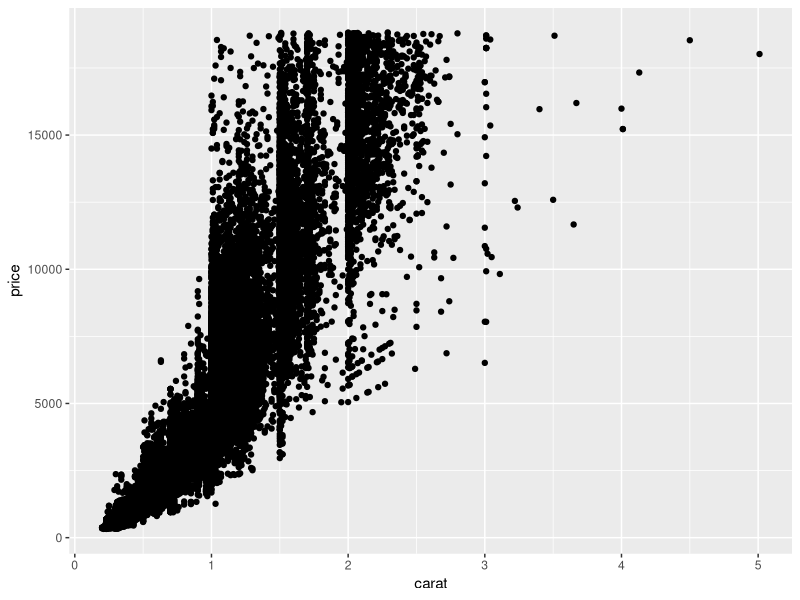
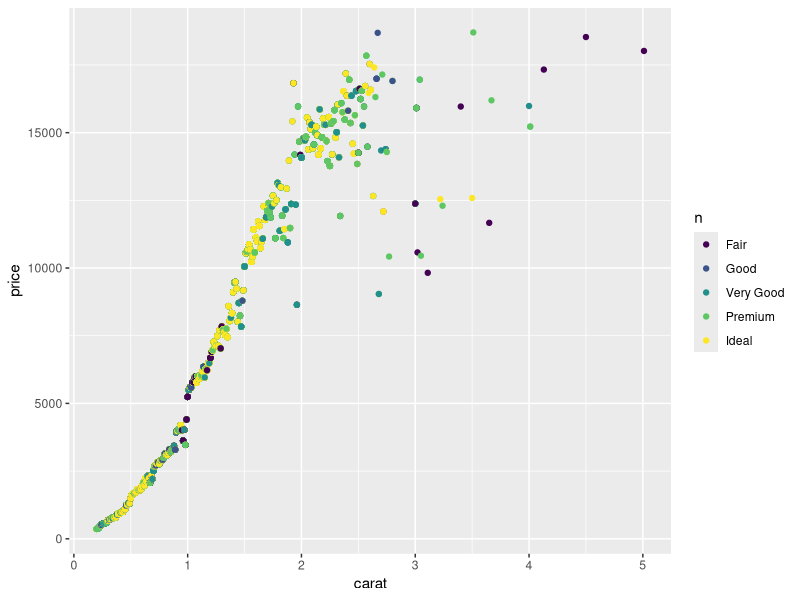

Source code (R) for these figures, in order:
## ---- chunk 1
library(tidyverse)
## ---- chunk 2
## TASK: Plot `price` vs `carat` below
ggplot(data =  diamonds) + geom_point(mapping = aes( 
      x = carat,
      y = price    
    )
  )
## ---- chunk 3
## TASK: Plot `price`, `carat`, and `cut` below
diamonds %>% 
  group_by(carat) %>% 
  summarize(
    price = mean(price),
    n = cut
  ) %>% 
  ggplot() +
  geom_point(aes(x = carat, y = price, color = n))
